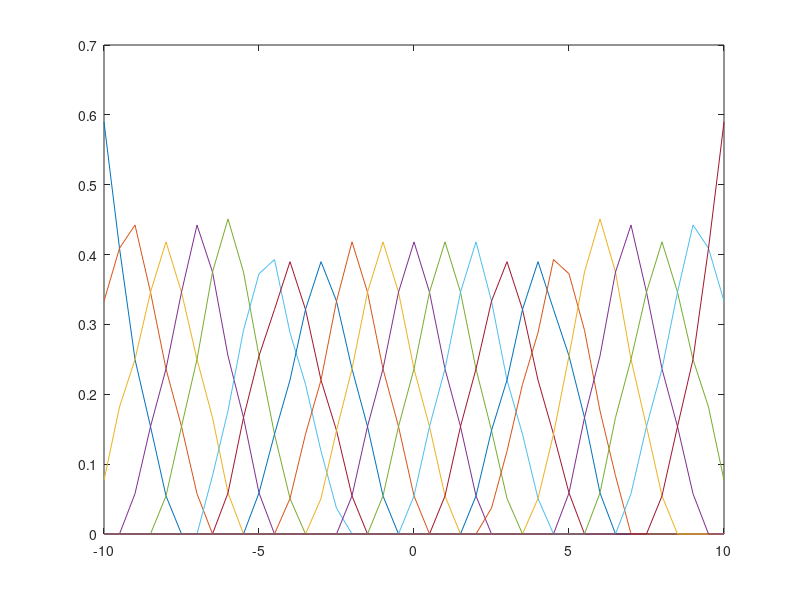
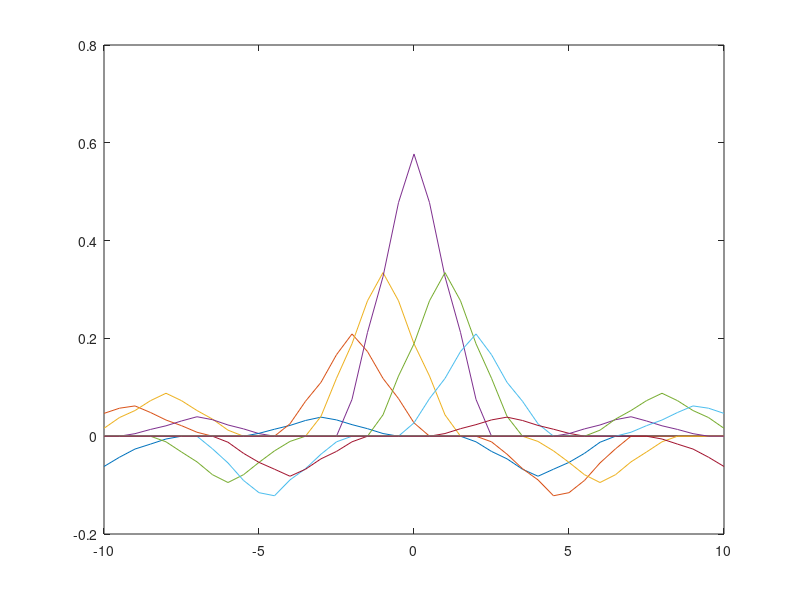
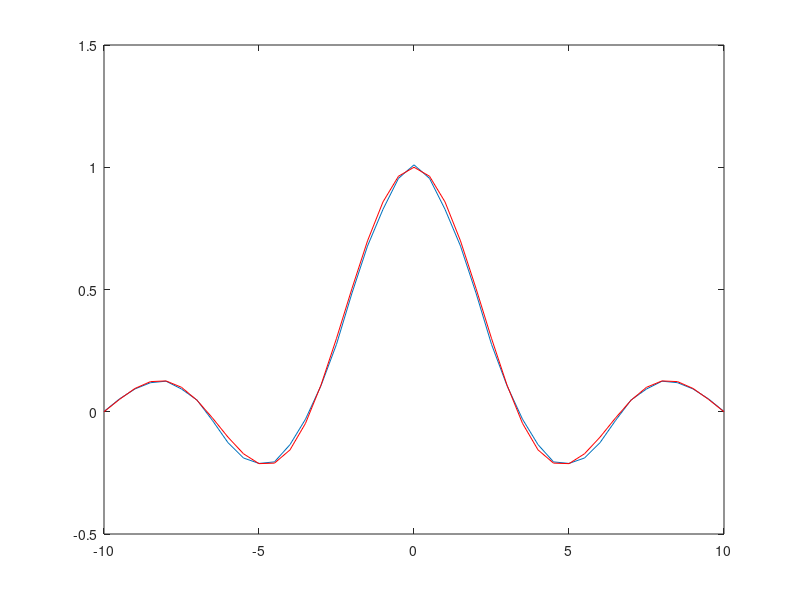

Source code (MATLAB) for these figures, in order:
clear;
clc;


%Autores:   Pablo Narvaez
 %          Alexander Pineda
 %          Felipe Bernal
         
% med=[-12 -9 -4.5 0 4.5 9 12]';
% dev=[1.6 1.8 1.6 1.6 1.6 1.8 1.6]';
% % med = [9.023931;   
% %   -4.7939546;  
% %     1.6157398;  
% %   -2.9722281;  
% %   -2.9705283;  
% %   -5.9069491;  
% %     3.4983139;  
% %   -0.0533782;  
% %     9.3089656;  
% %   -10.151882;  
% %   -5.5754622;  
% %   -0.9835214;  
% %   -9.6341722;  
% %   -5.8490156;  
% %   -4.2787547;  
% %     0.8262493];
% % 
% % dev = [-8.1034606;  
% %     0.8102263;  
% %   -1.6583605;  
% %     10.563112;  
% %   -3.1162058;  
% %   -4.7174939;  
% %   -7.7363655;  
% %   -10.514792;  
% %   -4.2260227;  
% %     2.4887734;  
% %   -0.5930367;  
% %   -0.6474428;  
% %   -1.6990074;  
% %   -10.22119;   
% %   -2.9313666;  
% %   -12.717532];
%  y=[-0.4 0.2 -0.25 1.05 -0.25 0.2 -0.04]';
% % y = [-8.4534755;  
% %     4.1222093;  
% %     9.1881052;  
% %     0.4357197;  
% %   -6.880497;   
% %   -3.3574947;  
% %     1.7847892;  
% %     11.830628;  
% %   -0.1091208;  
% %     3.0785173;  
% %     5.9268079;  
% %   -6.4857878;  
% %     2.3974981;  
% %     2.1090877;  
% %   -5.8017141;  
% %   -6.305453];
b=2.3; 
med=[-10 -9 -8 -7 -6 -4.6 -4 -3 -2 -1 0 1 2 3 4 4.6 6 7 8 9 10]';
dev=[b b b b b b b b b b b b b b b b b b b b b]';
y=[-0.105 0.14 0.21 0.09 -0.21 -0.31 -0.21 0.1 0.5 0.8 1.38 0.8 0.5 0.1 -0.21 -0.31 -0.21 0.09 0.21 0.14 -0.105]';


u=-10:0.5:10;
for k=1:length(u),
x=u(1,k);
m=length(y);
n=length(x);
z=1;
for i=1:m,
  for j=1:n,
    xp=x(1,j);
    mp=med(i,j);
    dp=dev(i,j);
    f=max(0,1-abs((xp-mp)/(dp)));
    %f=exp((-0.5*(xp-mp)^2)/(dp^2));
    z=z*f;
  end;
  rul(i,1)=z;
  z=1;
end;
b=sum(rul);

for q=1:m,
  fbd(q,k)=rul(q,1)/b;
end
end;

for p=1:m,
  rw(p,:)=y(p,1)*fbd(p,:);
end;

plot(u,fbd);

figure

plot(u,rw);

efbd=sum(rw,1);

figure

fy=sinc(0.3*u)

plot(u,efbd);
hold;
plot(u,fy,'r');

